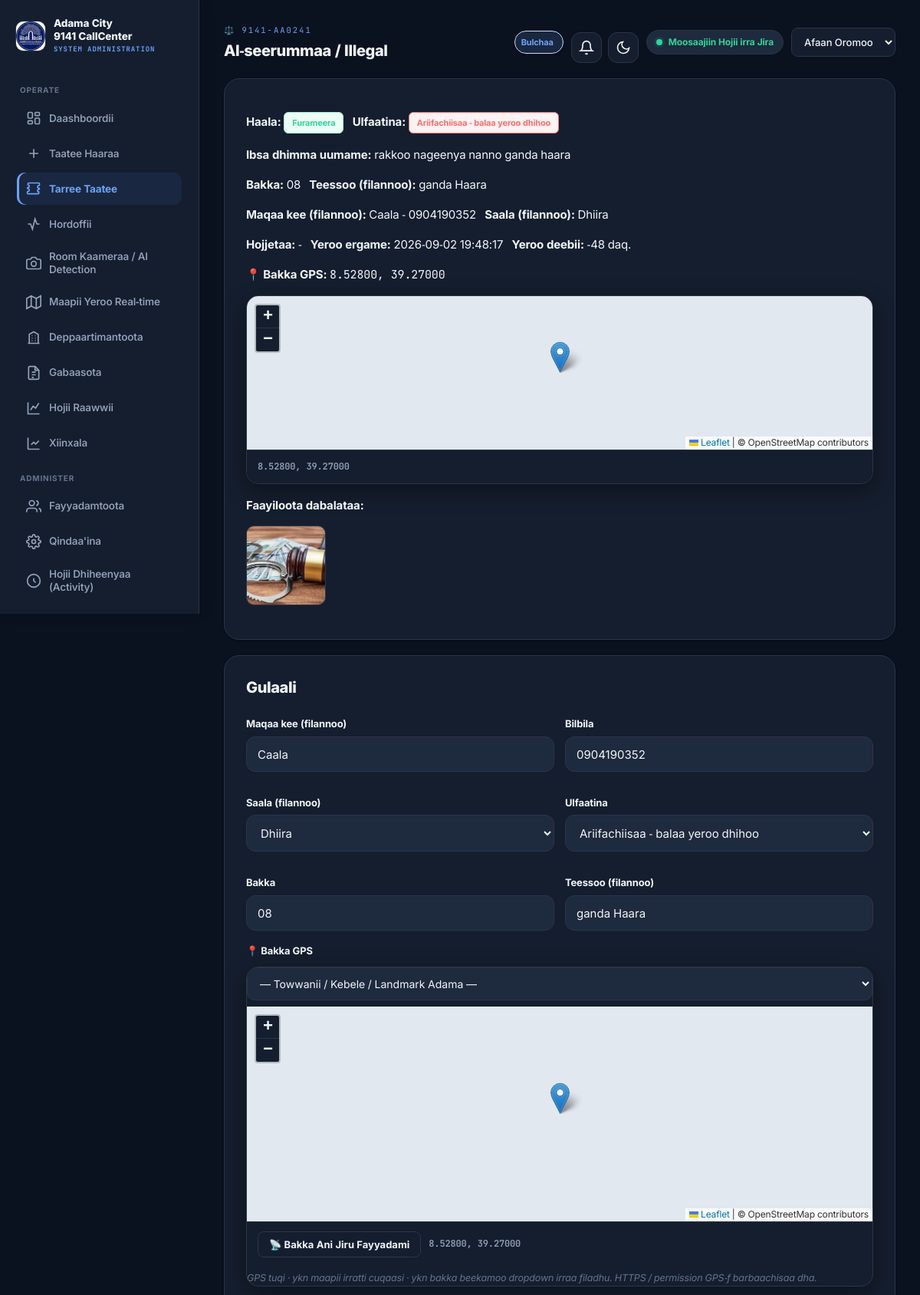
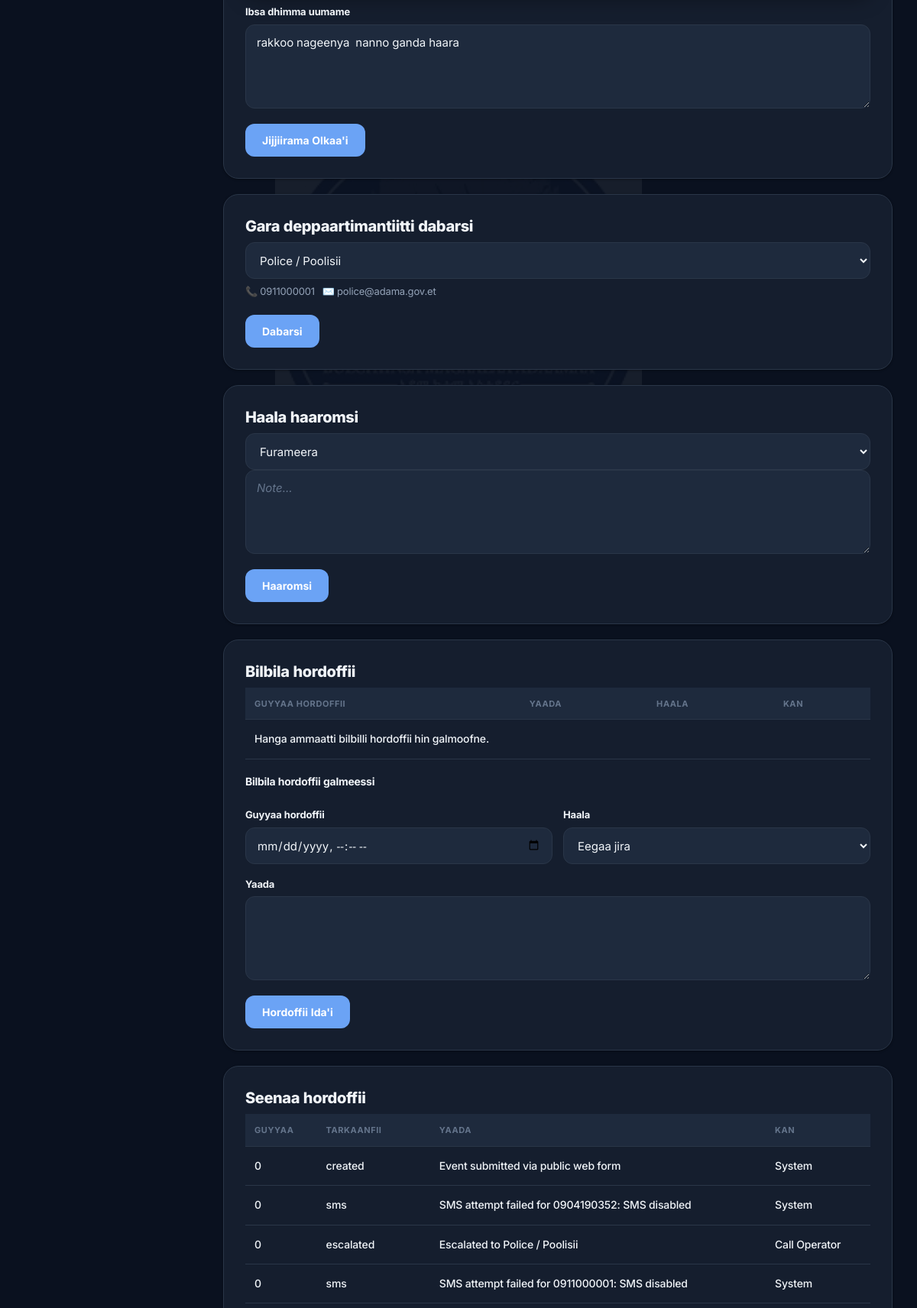
Screenshot of /admin/report.php?id=2 (signed in, upper part) with the database file from the repository (2 pictures, top to bottom).
### tables this page shows
CREATE TABLE `events` (
  `id` int(11) NOT NULL,
  `tracking_code` varchar(32) NOT NULL,
  `category_id` int(11) DEFAULT NULL,
  `caller_name` varchar(150) DEFAULT NULL,
  `caller_phone` varchar(32) DEFAULT NULL,
  `gender` enum('male','female','unspecified') DEFAULT 'unspecified',
  `address` varchar(255) DEFAULT NULL,
  `location` varchar(255) DEFAULT NULL,
  `latitude` decimal(10,7) DEFAULT NULL,
  `longitude` decimal(10,7) DEFAULT NULL,
  `description` text DEFAULT NULL,
  `priority` enum('low','medium','high','critical') NOT NULL DEFAULT 'medium',
  `status` enum('new','assigned','ongoing','solved','unsolved') NOT NULL DEFAULT 'new',
  `assigned_department_id` int(11) DEFAULT NULL,
  `operator_id` int(11) DEFAULT NULL,
  `source` varchar(64) DEFAULT 'web',
  `channel` varchar(32) DEFAULT 'web',
  `response_time_minutes` int(11) DEFAULT NULL,
  `resolved_at` datetime DEFAULT NULL,
  `stale_alert_sent` tinyint(1) NOT NULL DEFAULT 0,
  `satisfaction_rating` tinyint(4) DEFAULT NULL,
  `satisfaction_comment` text DEFAULT NULL,
  `created_at` timestamp NOT NULL DEFAULT current_timestamp(),
  `updated_at` timestamp NOT NULL DEFAULT current_timestamp() ON UPDATE current_timestamp()
);

CREATE TABLE `categories` (
  `id` int(11) NOT NULL,
  `name` varchar(120) NOT NULL,
  `icon` varchar(64) DEFAULT NULL,
  `slug` varchar(64) DEFAULT NULL
);

CREATE TABLE `event_attachments` (
  `id` int(11) NOT NULL,
  `event_id` int(11) NOT NULL,
  `file_path` varchar(512) NOT NULL,
  `original_name` varchar(255) DEFAULT NULL,
  `file_type` varchar(32) NOT NULL DEFAULT 'document',
  `file_size` bigint(20) UNSIGNED NOT NULL DEFAULT 0,
  `created_at` timestamp NOT NULL DEFAULT current_timestamp()
);

CREATE TABLE `departments` (
  `id` int(11) NOT NULL,
  `name` varchar(150) NOT NULL,
  `contact_phone` varchar(32) DEFAULT NULL,
  `contact_email` varchar(150) DEFAULT NULL,
  `created_at` timestamp NOT NULL DEFAULT current_timestamp()
);

CREATE TABLE `event_logs` (
  `id` int(11) NOT NULL,
  `event_id` int(11) NOT NULL,
  `action` varchar(64) NOT NULL,
  `note` text DEFAULT NULL,
  `changed_by` int(11) DEFAULT NULL,
  `changed_at` int(11) NOT NULL
);

CREATE TABLE `users` (
  `id` int(11) NOT NULL,
  `full_name` varchar(150) NOT NULL,
  `email` varchar(150) DEFAULT NULL,
  `phone` varchar(32) DEFAULT NULL,
  `username` varchar(80) NOT NULL,
  `password_hash` varchar(255) NOT NULL,
  `role` enum('administrator','operator','supervisor','department_officer','camera_operator') NOT NULL DEFAULT 'operator',
  `department_id` int(11) DEFAULT NULL,
  `status` enum('active','inactive') NOT NULL DEFAULT 'active',
  `failed_attempts` int(11) NOT NULL DEFAULT 0,
  `locked_until` datetime DEFAULT NULL,
  `created_at` timestamp NOT NULL DEFAULT current_timestamp()
);

### includes/auth.php (called while the page is built, shortened)
<?php
require_once __DIR__ . '/lang.php';
function current_role() {
    return strtolower(trim((string)($_SESSION['user_role'] ?? '')));
}

### admin/report.php (the view, shortened to what this page needs)
<?php
require __DIR__ . '/../includes/auth.php';
require __DIR__ . '/../includes/notifications.php';
require __DIR__ . '/../includes/maps.php';
$role = current_role();
$myDeptId = current_user_department_id();
$id = (int) ($_GET['id'] ?? 0);
$departments = $pdo->query("SELECT * FROM departments ORDER BY name")->fetchAll();
function fetch_event($pdo, $id) {
    $stmt = $pdo->prepare("SELECT r.*, c.name AS category_name, c.icon, u.full_name AS operator_name
                            FROM events r
                            LEFT JOIN categories c ON c.id = r.category_id
                            LEFT JOIN users u ON u.id = r.operator_id
                            WHERE r.id = ?");
    $stmt->execute([$id]);
    return $stmt->fetch();
}
$report = fetch_event($pdo, $id);
$can_update_status = in_array($role, ['administrator', 'operator'], true)
    || ($role === 'department_officer' && (int)$report['assigned_department_id'] === (int)$myDeptId);
$can_edit_details = in_array($role, ['administrator', 'operator'], true);
$can_followup = in_array($role, ['administrator', 'operator'], true);
$logs = $pdo->prepare("SELECT l.*, u.full_name FROM event_logs l LEFT JOIN users u ON u.id = l.changed_by WHERE l.event_id = ? ORDER BY l.changed_at DESC");
$logs->execute([$id]);
$logs = $logs->fetchAll();
$att_stmt = $pdo->prepare("SELECT * FROM event_attachments WHERE event_id = ?");
$att_stmt->execute([$id]);
$attachments = $att_stmt->fetchAll();
$fu_stmt = $pdo->prepare("SELECT f.*, u.full_name FROM followups f LEFT JOIN users u ON u.id = f.created_by WHERE f.event_id = ? ORDER BY f.followup_date DESC");
$fu_stmt->execute([$id]);
$followups = $fu_stmt->fetchAll();
$dir = t_raw('dir');
?>
<!DOCTYPE html>
<html lang="<?= $CURRENT_LANG ?>" dir="<?= $dir ?>">
<head>
<link rel="stylesheet" href="../assets/style.css">
<?php leaflet_assets(); ?>
</head>
<body>
<div class="shell">
<?php $activeNav = 'event_list'; include __DIR__ . '/includes/sidebar.php'; ?>
<main class="main">
    <div class="top-actions" style="margin-bottom:20px;">
        <div>
            <div class="eyebrow" style="font-family:var(--mono); font-size:10.5px; letter-spacing:2px; text-transform:uppercase; color:var(--cyan); margin-bottom:6px;">
                <?= htmlspecialchars($report['icon'] ?? '') ?> <?= htmlspecialchars($report['tracking_code']) ?>
            </div>
            <h2 style="margin:0;"><?= htmlspecialchars($report['category_name']) ?></h2>
        </div>
        <div class="topbar-controls"><?php render_topbar_controls(); render_lang_switcher(); ?></div>
    </div>
    <div class="card">
        <p><strong><?= t('track_status') ?>:</strong> <span class="badge <?= $report['status'] ?>"><?= t('status_' . $report['status']) ?></span>
           &nbsp; <strong><?= t('label_severity') ?>:</strong> <span class="badge <?= $report['priority'] ?>"><?= t('severity_' . $report['priority']) ?></span></p>
        <p><strong><?= t('label_description') ?>:</strong> <?= nl2br(htmlspecialchars($report['description'])) ?></p>
        <p><strong><?= t('label_location') ?>:</strong> <?= htmlspecialchars($report['location'] ?? '-') ?>
           &nbsp; <strong><?= t('label_address') ?>:</strong> <?= htmlspecialchars($report['address'] ?? '-') ?></p>
        <p><strong><?= t('label_name') ?>:</strong> <?= htmlspecialchars($report['caller_name'] ?: '-') ?>
           <?= $report['caller_phone'] ? ' - ' . htmlspecialchars($report['caller_phone']) : '' ?>
           &nbsp; <strong><?= t('label_gender') ?>:</strong> <?= t('gender_' . $report['gender']) ?></p>
        <p><strong><?= t('label_operator') ?>:</strong> <?= htmlspecialchars($report['operator_name'] ?? '-') ?>
           &nbsp; <strong><?= t('track_submitted') ?>:</strong> <?= htmlspecialchars($report['created_at']) ?>
           &nbsp; <strong><?= t('label_response_time') ?>:</strong> <?= $report['response_time_minutes'] !== null ? (int)$report['response_time_minutes'] . ' ' . t_raw('minutes_short') : t('not_yet_resolved') ?></p>
        <?php if ($report['latitude'] !== null && $report['longitude'] !== null): ?>
        <p><strong>📍 <?= t('label_gps') ?>:</strong> <span class="mono"><?= number_format($report['latitude'], 5) ?>, <?= number_format($report['longitude'], 5) ?></span></p>
        <?php render_location_view($report['latitude'], $report['longitude'], 'reportViewMap'); ?>
        <?php endif; ?>
        <?php if ($attachments): ?>
        <p><strong><?= t('track_attachments') ?>:</strong></p>
        <div class="attachment-grid">
            <?php foreach ($attachments as $att): ?>
                <?php if ($att['file_type'] === 'image'): ?>
                    <a href="../<?= htmlspecialchars($att['file_path']) ?>" target="_blank" rel="noopener">
                        <img src="../<?= htmlspecialchars($att['file_path']) ?>" alt="<?= htmlspecialchars($att['original_name']) ?>" class="attachment-thumb">
                    </a>
                <?php elseif ($att['file_type'] === 'video'): ?>
                    <video src="../<?= htmlspecialchars($att['file_path']) ?>" controls style="width:220px;border-radius:8px"></video>
                <?php elseif ($att['file_type'] === 'audio'): ?>
                    <audio src="../<?= htmlspecialchars($att['file_path']) ?>" controls></audio>
                <?php else: ?>
                    <a class="attachment-file" href="../<?= htmlspecialchars($att['file_path']) ?>" target="_blank" rel="noopener">📄 <?= htmlspecialchars($att['original_name']) ?></a>
                <?php endif; ?>
            <?php endforeach; ?>
        </div>
        <?php endif; ?>
    </div>
    <?php if ($can_edit_details): ?>
    <div class="card">
        <h2><?= t('btn_edit') ?></h2>
        <form method="post">
            <div style="display:grid; grid-template-columns:1fr 1fr; gap:14px;">
                <div><label><?= t('label_name') ?></label><input type="text" name="caller_name" value="<?= htmlspecialchars($report['caller_name'] ?? '') ?>"></div>
                <div><label><?= t('label_phone') ?></label><input type="tel" name="caller_phone" value="<?= htmlspecialchars($report['caller_phone'] ?? '') ?>" placeholder="0988997733 ykn 0722998855" pattern="^(?:\+251|0)[97]\d{8}$" title="Lakkoofsa bilbilaa Itoophiyaa: 09xxxxxxxx ykn 07xxxxxxxx"></div>
                <div><label><?= t('label_gender') ?></label>
                    <select name="gender">
                        <option value="male" <?= $report['gender']==='male'?'selected':'' ?>><?= t('gender_male') ?></option>
                    </select>
                </div>
                <div><label><?= t('label_severity') ?></label>
                    <select name="priority">
                        <?php foreach (['low','medium','high','critical'] as $p): ?>
                            <option value="<?= $p ?>" <?= $report['priority']===$p?'selected':'' ?>><?= t('severity_' . $p) ?></option>
                        <?php endforeach; ?>
                    </select>
                </div>
                <div><label><?= t('label_location') ?></label><input type="text" name="location" value="<?= htmlspecialchars($report['location'] ?? '') ?>"></div>
                <div><label><?= t('label_address') ?></label><input type="text" name="address" value="<?= htmlspecialchars($report['address'] ?? '') ?>"></div>
            </div>
            <?php render_location_picker('editEventMap', 'latitude', 'longitude', $report['latitude'], $report['longitude']); ?>
            <label><?= t('label_description') ?></label>
            <textarea name="description"><?= htmlspecialchars($report['description']) ?></textarea>
            <button type="submit"><?= t('btn_save_changes') ?></button>
        </form>
    </div>
    <?php endif; ?>
    <?php if ($can_escalate): ?>
    <div class="card">
        <h2><?= t('escalate_to_department') ?></h2>
        <form method="post">
            <select name="department_id" required onchange="document.querySelectorAll('.dept-contact').forEach(e=>e.style.display='none'); const el=document.getElementById('dept-contact-'+this.value); if(el) el.style.display='block';">
                <?php foreach ($departments as $d): ?>
                    <option value="<?= $d['id'] ?>" <?= $report['assigned_department_id'] == $d['id'] ? 'selected' : '' ?>><?= htmlspecialchars($d['name']) ?></option>
                <?php endforeach; ?>
            </select>
            <?php foreach ($departments as $d): ?>
                <div class="dept-contact" id="dept-contact-<?= $d['id'] ?>" style="display:<?= $report['assigned_department_id'] == $d['id'] ? 'block' : 'none' ?>; font-size:13px; color:var(--muted); margin:6px 0;">
                    <?= $d['contact_phone'] ? '📞 ' . htmlspecialchars($d['contact_phone']) : '' ?>
                    <?= $d['contact_email'] ? ' &nbsp; ✉️ ' . htmlspecialchars($d['contact_email']) : '' ?>
                </div>
            <?php endforeach; ?>
            <button type="submit"><?= t('btn_escalate') ?></button>
        </form>
    </div>
    <?php endif; ?>
    <?php if ($can_update_status): ?>
    <div class="card">
        <h2><?= t('update_status') ?></h2>
        <form method="post">
            <select name="status" required>
                <?php foreach (['new','assigned','ongoing','solved','unsolved'] as $s): ?>
                    <option value="<?= $s ?>" <?= $report['status'] === $s ? 'selected' : '' ?>><?= t('status_' . $s) ?></option>
                <?php endforeach; ?>
            </select>
            <textarea name="note" placeholder="Note..."></textarea>
            <button type="submit"><?= t('btn_update') ?></button>
        </form>
    </div>
    <?php endif; ?>
    <div class="card">
        <h2><?= t('followup_title') ?></h2>
        <table>
            <tr><th><?= t('label_followup_date') ?></th><th><?= t('label_followup_remarks') ?></th><th><?= t('label_status') ?></th><th><?= t('col_by') ?></th></tr>
            <?php if (!$followups): ?><tr><td colspan="4"><?= t('no_followups') ?></td></tr><?php endif; ?>
        </table>
        <?php if ($can_followup): ?>
        <h3 style="margin-top:20px; font-size:14px;"><?= t('followup_add') ?></h3>
        <form method="post">
            <div style="display:grid; grid-template-columns:1fr 1fr; gap:14px;">
                <div><label><?= t('label_followup_date') ?></label><input type="datetime-local" name="followup_date" required></div>
                <div><label><?= t('label_status') ?></label>
                    <select name="followup_status">
                        <option value="pending"><?= t('followup_status_pending') ?></option>
                    </select>
                </div>
            </div>
            <label><?= t('label_followup_remarks') ?></label>
            <textarea name="remarks"></textarea>
            <button type="submit"><?= t('btn_add_followup') ?></button>
        </form>
        <?php endif; ?>
    </div>
    <div class="card">
        <h2><?= t('audit_trail') ?></h2>
        <table>
            <tr><th><?= t('col_date') ?></th><th><?= t('col_action') ?></th><th><?= t('col_note') ?></th><th><?= t('col_by') ?></th></tr>
            <?php foreach ($logs as $l): ?>
            <tr>
                <td><?= htmlspecialchars($l['changed_at']) ?></td>
                <td><?= htmlspecialchars($l['action']) ?></td>
                <td><?= htmlspecialchars($l['note']) ?></td>
                <td><?= htmlspecialchars($l['full_name'] ?? 'System') ?></td>
            </tr>
            <?php endforeach; ?>
        </table>
    </div>
</main>
</div>
</body>
</html>

### includes/maps.php (shortened to what this page needs)
<?php
function leaflet_assets() {
    echo '<link rel="stylesheet" href="https://unpkg.com/leaflet@1.9.4/dist/leaflet.css">' . "\n";
}
function render_location_picker($mapId = 'locPicker', $latName = 'latitude', $lngName = 'longitude', $initLat = null, $initLng = null) {
    $lat = $initLat !== null && $initLat !== '' ? (float)$initLat : ADAMA_LAT;
    $lng = $initLng !== null && $initLng !== '' ? (float)$initLng : ADAMA_LNG;
    $hasInit = $initLat !== null && $initLat !== '';
    ?>
    <label>📍 <?= htmlspecialchars(function_exists('t_raw') ? t_raw('label_gps') : 'Location / Bakka') ?></label>
    <div class="map-card">
        <div style="margin-bottom:8px;">
            <select id="<?= $mapId ?>_place" class="map-place-select" style="width:100%; padding:10px 12px; border-radius:10px; border:1.5px solid var(--border); background:var(--panel-2); color:var(--text); font-family:var(--body); font-size:14px;">
                <option value="">— Towwanii / Kebele / Landmark Adama —</option>
            </select>
        </div>
        <div id="<?= $mapId ?>" class="map-canvas"></div>
        <div class="map-toolbar">
            <button type="button" class="btn btn-ghost btn-sm" id="<?= $mapId ?>_geo">📡 <?= htmlspecialchars(function_exists('t_raw') ? t_raw('gps_use_location') : 'Use my location') ?></button>
            <span class="map-coords" id="<?= $mapId ?>_coords"><?= $hasInit ? number_format($lat, 5) . ', ' . number_format($lng, 5) : (function_exists('t_raw') ? htmlspecialchars(t_raw('gps_not_set')) : 'Not set') ?></span>
        </div>
        <div class="hint"><?= htmlspecialchars(function_exists('t_raw') ? t_raw('gps_hint') : 'GPS ofumaan barbaada (permission yoo kennitan). Distance km irraa argama.') ?></div>
    </div>
    <?php
}
function render_location_view($lat, $lng, $mapId = 'locView') {
    $lat = (float)$lat; $lng = (float)$lng;
    ?>
    <div class="map-card">
        <div id="<?= $mapId ?>" class="map-canvas map-canvas-sm"></div>
        <div class="map-toolbar">
            <span class="map-coords"><?= number_format($lat, 5) ?>, <?= number_format($lng, 5) ?></span>
        </div>
    </div>
    <?php
}

### rows the page displays
events: category.icon "⚖️", tracking_code "9141-AA0241", category.name "Al-seerummaa / Illegal", status "Furameera", priority "Ariifachiisaa - balaa yeroo dhihoo", description "rakkoo nageenya nanno ganda haara", location "08", address "ganda Haara", caller_name "Caala", caller_phone "0904190352", gender "Dhiira", created_at "2026-09-02 19:48:17", response_time_minutes "-48", latitude "8.52800", longitude "39.27000", department_id "Police / Poolisii"
event_attachments: file_path (picture)
departments: contact_phone "0911000001", contact_email "police@adama.gov.et"
event_logs: changed_at "0", action "created", note "Event submitted via public web form", full_name "System"
event_logs: changed_at "0", action "sms", note "SMS attempt failed for 0904190352: SMS disabled", full_name "System"
event_logs: changed_at "0", action "escalated", note "Escalated to Police / Poolisii", users.full_name "Call Operator"
event_logs: changed_at "0", action "sms", note "SMS attempt failed for 0911000001: SMS disabled", full_name "System"

### other values shown
t('nav_dashboard') "Daashboordii"
t('nav_new_event') "Taatee Haaraa"
t('nav_event_list') "Tarree Taatee"
t('nav_monitoring') "Hordoffii"
t('nav_cameras') "Room Kaameraa / AI Detection"
t('nav_live_map') "Maapii Yeroo Real-time"
t('nav_departments') "Deppaartimantoota"
t('nav_reports') "Gabaasota"
t('nav_performance') "Hojii Raawwii"
t('nav_analytics') "Xiinxala"
t('nav_users') "Fayyadamtoota"
t('nav_settings') "Qindaa'ina"
t('nav_activity') "Hojii Dhiheenyaa (Activity)"
t('role_' . $role) "Bulchaa"
t('system_live') "Moosaajiin Hojii irra Jira"
